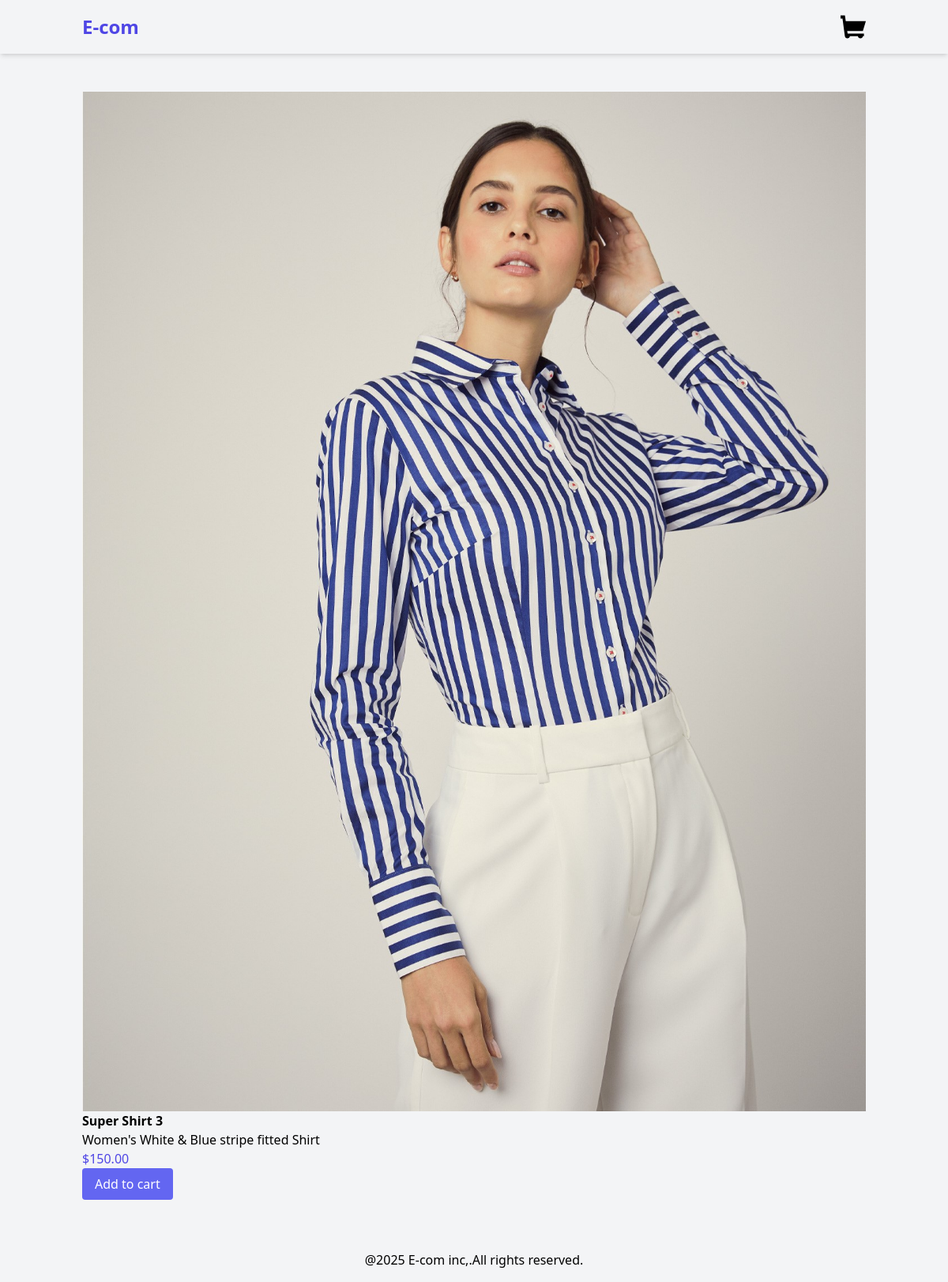
Page /product/4/super-shirt-3/ on the committed database.
### products/models.py (models this page shows, shortened)
class Product(models.Model):
    category=models.ForeignKey(Category,related_name="products",on_delete=models.CASCADE)
    name=models.CharField( max_length=250)
    slug=models.SlugField(max_length=250)
    description=models.TextField(max_length=250,blank=True)
    price=models.DecimalField(max_digits=10,decimal_places=2)
    available=models.BooleanField(default=True)
    created=models.DateTimeField(auto_now_add=True)
    updated=models.DateTimeField(auto_now=True)
    image=models.ImageField(upload_to='products',blank=True,null=True)

### products/views.py (the view)
# urls.py: path('product/<int:id>/<slug:slug>/',views.product_detail,name='product_detail'),
def product_detail(request,id,slug):
    product=get_object_or_404(Product,id=id,slug=slug,available=True)
    return render(request,'products/product/detail.html',context={'product':product})

### products/templates/products/product/detail.html (shortened to what this page needs)
{% extends 'base.html' %}
{% block content %}
<div class="container mx-auto p-4 flex">
<div>
    {% if product.image %}
    <img src="{{product.image.url}}" alt={{product.name}} class="max-h-[80vh]">
    {% else %}
    <p>product is not available</p>
    {% endif %}
    <h3 class="font-semibold">{{product.name}}</h3>
    <p>{{product.description}}</p>
    <p class="text-indigo-600">${{product.price}}</p>
    <form action="{% url 'cart:cart_add' product.id%}" method="post" id="add-to-cart-form">
        <button type="submit" class="bg-indigo-500 text-white py-2 px-4 rounded">Add to cart</button>
    </form>
</div>
</div>
{% endblock %}

### rows in the picture
Product: image (picture), name "Super Shirt 3", description "Women's White & Blue stripe fitted Shirt", price "150.00"
